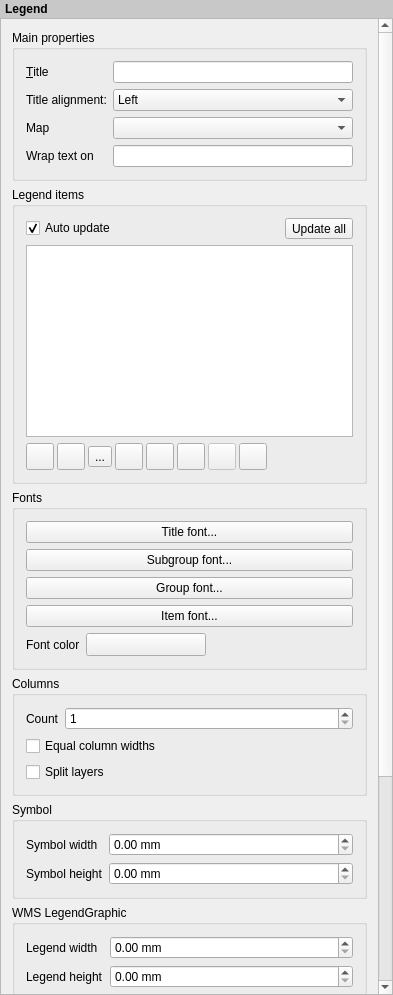
<?xml version="1.0" encoding="UTF-8"?>
<ui version="4.0">
 <class>QgsComposerLegendWidgetBase</class>
 <widget class="QWidget" name="QgsComposerLegendWidgetBase">
  <property name="geometry">
   <rect>
    <x>0</x>
    <y>0</y>
    <width>393</width>
    <height>995</height>
   </rect>
  </property>
  <property name="sizePolicy">
   <sizepolicy hsizetype="Expanding" vsizetype="Expanding">
    <horstretch>0</horstretch>
    <verstretch>0</verstretch>
   </sizepolicy>
  </property>
  <property name="windowTitle">
   <string>Legend Options</string>
  </property>
  <layout class="QVBoxLayout" name="verticalLayout">
   <property name="spacing">
    <number>0</number>
   </property>
   <property name="margin">
    <number>0</number>
   </property>
   <item>
    <widget class="QLabel" name="label_11">
     <property name="sizePolicy">
      <sizepolicy hsizetype="Preferred" vsizetype="Maximum">
       <horstretch>0</horstretch>
       <verstretch>0</verstretch>
      </sizepolicy>
     </property>
     <property name="styleSheet">
      <string notr="true">padding: 2px; font-weight: bold; background-color: rgb(200, 200, 200);</string>
     </property>
     <property name="text">
      <string>Legend</string>
     </property>
    </widget>
   </item>
   <item>
    <widget class="QScrollArea" name="scrollArea">
     <property name="frameShape">
      <enum>QFrame::StyledPanel</enum>
     </property>
     <property name="widgetResizable">
      <bool>true</bool>
     </property>
     <widget class="QWidget" name="scrollAreaWidgetContents">
      <property name="geometry">
       <rect>
        <x>0</x>
        <y>0</y>
        <width>375</width>
        <height>1273</height>
       </rect>
      </property>
      <layout class="QVBoxLayout" name="mainLayout">
       <item>
        <widget class="QgsCollapsibleGroupBoxBasic" name="mMainPropertiesColGroupBox">
         <property name="focusPolicy">
          <enum>Qt::StrongFocus</enum>
         </property>
         <property name="title">
          <string>Main properties</string>
         </property>
         <property name="syncGroup" stdset="0">
          <string notr="true">composeritem</string>
         </property>
         <property name="collapsed" stdset="0">
          <bool>false</bool>
         </property>
         <layout class="QFormLayout" name="formLayout">
          <property name="fieldGrowthPolicy">
           <enum>QFormLayout::AllNonFixedFieldsGrow</enum>
          </property>
          <property name="labelAlignment">
           <set>Qt::AlignLeading|Qt::AlignLeft|Qt::AlignVCenter</set>
          </property>
          <item row="0" column="0">
           <widget class="QLabel" name="mTitleLabel">
            <property name="text">
             <string>&amp;Title</string>
            </property>
            <property name="wordWrap">
             <bool>true</bool>
            </property>
            <property name="buddy">
             <cstring>mTitleLineEdit</cstring>
            </property>
           </widget>
          </item>
          <item row="0" column="1">
           <widget class="QLineEdit" name="mTitleLineEdit"/>
          </item>
          <item row="2" column="0">
           <widget class="QLabel" name="mMapLabel">
            <property name="text">
             <string>Map</string>
            </property>
            <property name="wordWrap">
             <bool>true</bool>
            </property>
           </widget>
          </item>
          <item row="2" column="1">
           <widget class="QComboBox" name="mMapComboBox"/>
          </item>
          <item row="3" column="0">
           <widget class="QLabel" name="label">
            <property name="text">
             <string>Wrap text on</string>
            </property>
            <property name="wordWrap">
             <bool>true</bool>
            </property>
           </widget>
          </item>
          <item row="3" column="1">
           <widget class="QLineEdit" name="mWrapCharLineEdit">
            <property name="frame">
             <bool>true</bool>
            </property>
           </widget>
          </item>
          <item row="1" column="0">
           <widget class="QLabel" name="label_15">
            <property name="text">
             <string>Title alignment:</string>
            </property>
           </widget>
          </item>
          <item row="1" column="1">
           <widget class="QComboBox" name="mTitleAlignCombo">
            <item>
             <property name="text">
              <string>Left</string>
             </property>
            </item>
            <item>
             <property name="text">
              <string>Center</string>
             </property>
            </item>
            <item>
             <property name="text">
              <string>Right</string>
             </property>
            </item>
           </widget>
          </item>
         </layout>
        </widget>
       </item>
       <item>
        <widget class="QgsCollapsibleGroupBoxBasic" name="mLegendItemColGroupBox">
         <property name="focusPolicy">
          <enum>Qt::StrongFocus</enum>
         </property>
         <property name="title">
          <string>Legend items</string>
         </property>
         <property name="syncGroup" stdset="0">
          <string notr="true">composeritem</string>
         </property>
         <property name="collapsed" stdset="0">
          <bool>false</bool>
         </property>
         <layout class="QVBoxLayout" name="verticalLayout_2">
          <item>
           <layout class="QHBoxLayout" name="horizontalLayout">
            <item>
             <widget class="QCheckBox" name="mCheckBoxAutoUpdate">
              <property name="text">
               <string>Auto update</string>
              </property>
              <property name="checked">
               <bool>true</bool>
              </property>
             </widget>
            </item>
            <item>
             <spacer name="horizontalSpacer_3">
              <property name="orientation">
               <enum>Qt::Horizontal</enum>
              </property>
              <property name="sizeHint" stdset="0">
               <size>
                <width>0</width>
                <height>20</height>
               </size>
              </property>
             </spacer>
            </item>
            <item>
             <widget class="QToolButton" name="mUpdateAllPushButton">
              <property name="toolTip">
               <string>Update whole legend. Layers are added/removed according to main application legend. User defined labels will be deleted.</string>
              </property>
              <property name="text">
               <string>Update all</string>
              </property>
             </widget>
            </item>
           </layout>
          </item>
          <item>
           <widget class="QgsLayerTreeView" name="mItemTreeView">
            <property name="selectionMode">
             <enum>QAbstractItemView::ContiguousSelection</enum>
            </property>
            <property name="wordWrap">
             <bool>false</bool>
            </property>
            <property name="headerHidden">
             <bool>false</bool>
            </property>
            <attribute name="headerVisible">
             <bool>true</bool>
            </attribute>
           </widget>
          </item>
          <item>
           <layout class="QHBoxLayout" name="horizontalLayout_2">
            <property name="spacing">
             <number>3</number>
            </property>
            <item>
             <widget class="QToolButton" name="mMoveDownToolButton">
              <property name="sizePolicy">
               <sizepolicy hsizetype="Preferred" vsizetype="Fixed">
                <horstretch>0</horstretch>
                <verstretch>0</verstretch>
               </sizepolicy>
              </property>
              <property name="text">
               <string/>
              </property>
              <property name="icon">
               <iconset resource="../../images/images.qrc">
                <normaloff>:/images/themes/default/mActionArrowDown.png</normaloff>:/images/themes/default/mActionArrowDown.png</iconset>
              </property>
              <property name="iconSize">
               <size>
                <width>20</width>
                <height>20</height>
               </size>
              </property>
             </widget>
            </item>
            <item>
             <widget class="QToolButton" name="mMoveUpToolButton">
              <property name="text">
               <string/>
              </property>
              <property name="icon">
               <iconset resource="../../images/images.qrc">
                <normaloff>:/images/themes/default/mActionArrowUp.png</normaloff>:/images/themes/default/mActionArrowUp.png</iconset>
              </property>
              <property name="iconSize">
               <size>
                <width>20</width>
                <height>20</height>
               </size>
              </property>
             </widget>
            </item>
            <item>
             <widget class="QToolButton" name="mAddGroupToolButton">
              <property name="toolTip">
               <string>Add group</string>
              </property>
              <property name="text">
               <string>...</string>
              </property>
              <property name="icon">
               <iconset resource="../../images/images.qrc">
                <normaloff>:/images/themes/default/mActionAddGroup.png</normaloff>:/images/themes/default/mActionAddGroup.png</iconset>
              </property>
             </widget>
            </item>
            <item>
             <widget class="QToolButton" name="mAddToolButton">
              <property name="text">
               <string/>
              </property>
              <property name="icon">
               <iconset resource="../../images/images.qrc">
                <normaloff>:/images/themes/default/mActionSignPlus.png</normaloff>:/images/themes/default/mActionSignPlus.png</iconset>
              </property>
              <property name="iconSize">
               <size>
                <width>20</width>
                <height>20</height>
               </size>
              </property>
             </widget>
            </item>
            <item>
             <widget class="QToolButton" name="mRemoveToolButton">
              <property name="text">
               <string/>
              </property>
              <property name="icon">
               <iconset resource="../../images/images.qrc">
                <normaloff>:/images/themes/default/symbologyRemove.png</normaloff>:/images/themes/default/symbologyRemove.png</iconset>
              </property>
              <property name="iconSize">
               <size>
                <width>20</width>
                <height>20</height>
               </size>
              </property>
             </widget>
            </item>
            <item>
             <widget class="QToolButton" name="mEditPushButton">
              <property name="text">
               <string/>
              </property>
              <property name="icon">
               <iconset resource="../../images/images.qrc">
                <normaloff>:/images/themes/default/symbologyEdit.png</normaloff>:/images/themes/default/symbologyEdit.png</iconset>
              </property>
              <property name="iconSize">
               <size>
                <width>20</width>
                <height>20</height>
               </size>
              </property>
             </widget>
            </item>
            <item>
             <widget class="QToolButton" name="mCountToolButton">
              <property name="enabled">
               <bool>false</bool>
              </property>
              <property name="toolTip">
               <string>Show feature count for each class of vector layer.</string>
              </property>
              <property name="text">
               <string/>
              </property>
              <property name="icon">
               <iconset resource="../../images/images.qrc">
                <normaloff>:/images/themes/default/mActionSum.png</normaloff>:/images/themes/default/mActionSum.png</iconset>
              </property>
              <property name="iconSize">
               <size>
                <width>20</width>
                <height>20</height>
               </size>
              </property>
              <property name="checkable">
               <bool>true</bool>
              </property>
             </widget>
            </item>
            <item>
             <widget class="QToolButton" name="mFilterByMapToolButton">
              <property name="toolTip">
               <string>Filter Legend By Map Content</string>
              </property>
              <property name="icon">
               <iconset resource="../../images/images.qrc">
                <normaloff>:/images/themes/default/mActionFilter.png</normaloff>:/images/themes/default/mActionFilter.png</iconset>
              </property>
              <property name="iconSize">
               <size>
                <width>20</width>
                <height>20</height>
               </size>
              </property>
              <property name="checkable">
               <bool>true</bool>
              </property>
             </widget>
            </item>
            <item>
             <spacer name="horizontalSpacer_4">
              <property name="orientation">
               <enum>Qt::Horizontal</enum>
              </property>
              <property name="sizeHint" stdset="0">
               <size>
                <width>0</width>
                <height>20</height>
               </size>
              </property>
             </spacer>
            </item>
           </layout>
          </item>
         </layout>
        </widget>
       </item>
       <item>
        <widget class="QgsCollapsibleGroupBoxBasic" name="mFontsColGroupBox">
         <property name="focusPolicy">
          <enum>Qt::StrongFocus</enum>
         </property>
         <property name="title">
          <string>Fonts</string>
         </property>
         <property name="syncGroup" stdset="0">
          <string notr="true">composeritem</string>
         </property>
         <property name="collapsed" stdset="0">
          <bool>true</bool>
         </property>
         <layout class="QVBoxLayout" name="verticalLayout_3">
          <item>
           <widget class="QPushButton" name="mTitleFontButton">
            <property name="sizePolicy">
             <sizepolicy hsizetype="Preferred" vsizetype="Fixed">
              <horstretch>0</horstretch>
              <verstretch>0</verstretch>
             </sizepolicy>
            </property>
            <property name="text">
             <string>Title font...</string>
            </property>
           </widget>
          </item>
          <item>
           <widget class="QPushButton" name="mLayerFontButton">
            <property name="text">
             <string>Subgroup font...</string>
            </property>
           </widget>
          </item>
          <item>
           <widget class="QPushButton" name="mGroupFontButton">
            <property name="text">
             <string>Group font...</string>
            </property>
           </widget>
          </item>
          <item>
           <widget class="QPushButton" name="mItemFontButton">
            <property name="text">
             <string>Item font...</string>
            </property>
           </widget>
          </item>
          <item>
           <layout class="QHBoxLayout" name="horizontalLayout_3">
            <item>
             <widget class="QLabel" name="label_16">
              <property name="text">
               <string>Font color</string>
              </property>
             </widget>
            </item>
            <item>
             <widget class="QgsColorButtonV2" name="mFontColorButton">
              <property name="minimumSize">
               <size>
                <width>120</width>
                <height>0</height>
               </size>
              </property>
              <property name="maximumSize">
               <size>
                <width>120</width>
                <height>16777215</height>
               </size>
              </property>
              <property name="text">
               <string/>
              </property>
             </widget>
            </item>
            <item>
             <spacer name="horizontalSpacer">
              <property name="orientation">
               <enum>Qt::Horizontal</enum>
              </property>
              <property name="sizeHint" stdset="0">
               <size>
                <width>40</width>
                <height>20</height>
               </size>
              </property>
             </spacer>
            </item>
           </layout>
          </item>
         </layout>
        </widget>
       </item>
       <item>
        <widget class="QgsCollapsibleGroupBoxBasic" name="mColumnsColGroupBox">
         <property name="focusPolicy">
          <enum>Qt::StrongFocus</enum>
         </property>
         <property name="title">
          <string>Columns</string>
         </property>
         <property name="syncGroup" stdset="0">
          <string notr="true">composeritem</string>
         </property>
         <property name="collapsed" stdset="0">
          <bool>true</bool>
         </property>
         <layout class="QFormLayout" name="formLayout_2">
          <property name="fieldGrowthPolicy">
           <enum>QFormLayout::AllNonFixedFieldsGrow</enum>
          </property>
          <property name="labelAlignment">
           <set>Qt::AlignLeading|Qt::AlignLeft|Qt::AlignVCenter</set>
          </property>
          <item row="1" column="0">
           <widget class="QLabel" name="label_2">
            <property name="text">
             <string>Count</string>
            </property>
           </widget>
          </item>
          <item row="1" column="1">
           <widget class="QgsSpinBox" name="mColumnCountSpinBox">
            <property name="prefix">
             <string/>
            </property>
            <property name="minimum">
             <number>1</number>
            </property>
            <property name="maximum">
             <number>1000</number>
            </property>
           </widget>
          </item>
          <item row="3" column="0" colspan="2">
           <widget class="QCheckBox" name="mEqualColumnWidthCheckBox">
            <property name="text">
             <string>Equal column widths</string>
            </property>
           </widget>
          </item>
          <item row="4" column="0" colspan="2">
           <widget class="QCheckBox" name="mSplitLayerCheckBox">
            <property name="toolTip">
             <string>Allow splitting layer items into multiple columns.</string>
            </property>
            <property name="text">
             <string>Split layers</string>
            </property>
           </widget>
          </item>
         </layout>
        </widget>
       </item>
       <item>
        <widget class="QgsCollapsibleGroupBoxBasic" name="mSymbolsColGroupBox">
         <property name="focusPolicy">
          <enum>Qt::StrongFocus</enum>
         </property>
         <property name="title">
          <string>Symbol</string>
         </property>
         <property name="syncGroup" stdset="0">
          <string notr="true">composeritem</string>
         </property>
         <property name="collapsed" stdset="0">
          <bool>true</bool>
         </property>
         <layout class="QFormLayout" name="formLayout_3">
          <property name="fieldGrowthPolicy">
           <enum>QFormLayout::AllNonFixedFieldsGrow</enum>
          </property>
          <property name="labelAlignment">
           <set>Qt::AlignLeading|Qt::AlignLeft|Qt::AlignVCenter</set>
          </property>
          <item row="0" column="0">
           <widget class="QLabel" name="label_3">
            <property name="text">
             <string>Symbol width</string>
            </property>
            <property name="wordWrap">
             <bool>true</bool>
            </property>
           </widget>
          </item>
          <item row="0" column="1">
           <widget class="QgsDoubleSpinBox" name="mSymbolWidthSpinBox">
            <property name="prefix">
             <string/>
            </property>
            <property name="suffix">
             <string> mm</string>
            </property>
            <property name="showClearButton">
             <bool>false</bool>
            </property>
           </widget>
          </item>
          <item row="1" column="0">
           <widget class="QLabel" name="label_4">
            <property name="text">
             <string>Symbol height</string>
            </property>
            <property name="wordWrap">
             <bool>true</bool>
            </property>
           </widget>
          </item>
          <item row="1" column="1">
           <widget class="QgsDoubleSpinBox" name="mSymbolHeightSpinBox">
            <property name="prefix">
             <string/>
            </property>
            <property name="suffix">
             <string> mm</string>
            </property>
            <property name="showClearButton">
             <bool>false</bool>
            </property>
           </widget>
          </item>
         </layout>
        </widget>
       </item>
       <item>
        <widget class="QgsCollapsibleGroupBoxBasic" name="mSymbolsColGroupBox_2">
         <property name="focusPolicy">
          <enum>Qt::StrongFocus</enum>
         </property>
         <property name="title">
          <string>WMS LegendGraphic</string>
         </property>
         <property name="syncGroup" stdset="0">
          <string notr="true">composeritem</string>
         </property>
         <property name="collapsed" stdset="0">
          <bool>true</bool>
         </property>
         <layout class="QFormLayout" name="formLayout_5">
          <property name="fieldGrowthPolicy">
           <enum>QFormLayout::AllNonFixedFieldsGrow</enum>
          </property>
          <property name="labelAlignment">
           <set>Qt::AlignLeading|Qt::AlignLeft|Qt::AlignVCenter</set>
          </property>
          <item row="0" column="0">
           <widget class="QLabel" name="label_13">
            <property name="text">
             <string>Legend width</string>
            </property>
            <property name="wordWrap">
             <bool>true</bool>
            </property>
           </widget>
          </item>
          <item row="0" column="1">
           <widget class="QgsDoubleSpinBox" name="mWmsLegendWidthSpinBox">
            <property name="prefix">
             <string/>
            </property>
            <property name="suffix">
             <string> mm</string>
            </property>
            <property name="maximum">
             <double>9999.000000000000000</double>
            </property>
            <property name="showClearButton">
             <bool>false</bool>
            </property>
           </widget>
          </item>
          <item row="1" column="0">
           <widget class="QLabel" name="label_14">
            <property name="text">
             <string>Legend height</string>
            </property>
            <property name="wordWrap">
             <bool>true</bool>
            </property>
           </widget>
          </item>
          <item row="1" column="1">
           <widget class="QgsDoubleSpinBox" name="mWmsLegendHeightSpinBox">
            <property name="prefix">
             <string/>
            </property>
            <property name="suffix">
             <string> mm</string>
            </property>
            <property name="maximum">
             <double>9999.000000000000000</double>
            </property>
            <property name="showClearButton">
             <bool>false</bool>
            </property>
           </widget>
          </item>
         </layout>
        </widget>
       </item>
       <item>
        <widget class="QgsCollapsibleGroupBoxBasic" name="mSpacingColGroupBox">
         <property name="focusPolicy">
          <enum>Qt::StrongFocus</enum>
         </property>
         <property name="title">
          <string>Spacing</string>
         </property>
         <property name="syncGroup" stdset="0">
          <string notr="true">composeritem</string>
         </property>
         <property name="collapsed" stdset="0">
          <bool>true</bool>
         </property>
         <layout class="QFormLayout" name="formLayout_4">
          <property name="fieldGrowthPolicy">
           <enum>QFormLayout::AllNonFixedFieldsGrow</enum>
          </property>
          <property name="labelAlignment">
           <set>Qt::AlignLeading|Qt::AlignLeft|Qt::AlignVCenter</set>
          </property>
          <item row="1" column="0">
           <widget class="QLabel" name="label_5">
            <property name="toolTip">
             <string>Space above text using group style.</string>
            </property>
            <property name="text">
             <string>Group Space</string>
            </property>
            <property name="wordWrap">
             <bool>true</bool>
            </property>
           </widget>
          </item>
          <item row="1" column="1">
           <widget class="QgsDoubleSpinBox" name="mGroupSpaceSpinBox">
            <property name="prefix">
             <string/>
            </property>
            <property name="suffix">
             <string> mm</string>
            </property>
           </widget>
          </item>
          <item row="2" column="0">
           <widget class="QLabel" name="label_6">
            <property name="toolTip">
             <string>Space above text using subgroup style.</string>
            </property>
            <property name="text">
             <string>Subgroup space</string>
            </property>
            <property name="wordWrap">
             <bool>true</bool>
            </property>
           </widget>
          </item>
          <item row="2" column="1">
           <widget class="QgsDoubleSpinBox" name="mLayerSpaceSpinBox">
            <property name="prefix">
             <string/>
            </property>
            <property name="suffix">
             <string> mm</string>
            </property>
           </widget>
          </item>
          <item row="3" column="0">
           <widget class="QLabel" name="label_7">
            <property name="toolTip">
             <string>Space above symbol and symbol label.</string>
            </property>
            <property name="text">
             <string>Symbol space</string>
            </property>
            <property name="wordWrap">
             <bool>true</bool>
            </property>
           </widget>
          </item>
          <item row="3" column="1">
           <widget class="QgsDoubleSpinBox" name="mSymbolSpaceSpinBox">
            <property name="prefix">
             <string/>
            </property>
            <property name="suffix">
             <string> mm</string>
            </property>
           </widget>
          </item>
          <item row="4" column="0">
           <widget class="QLabel" name="label_8">
            <property name="toolTip">
             <string>Space between symbol icon and symbol label (symbol label left margin).</string>
            </property>
            <property name="text">
             <string>Icon label space</string>
            </property>
            <property name="wordWrap">
             <bool>true</bool>
            </property>
           </widget>
          </item>
          <item row="4" column="1">
           <widget class="QgsDoubleSpinBox" name="mIconLabelSpaceSpinBox">
            <property name="prefix">
             <string/>
            </property>
            <property name="suffix">
             <string> mm</string>
            </property>
           </widget>
          </item>
          <item row="5" column="0">
           <widget class="QLabel" name="label_9">
            <property name="text">
             <string>Box space</string>
            </property>
            <property name="wordWrap">
             <bool>true</bool>
            </property>
           </widget>
          </item>
          <item row="5" column="1">
           <widget class="QgsDoubleSpinBox" name="mBoxSpaceSpinBox">
            <property name="prefix">
             <string/>
            </property>
            <property name="suffix">
             <string> mm</string>
            </property>
           </widget>
          </item>
          <item row="6" column="0">
           <widget class="QLabel" name="label_12">
            <property name="text">
             <string>Column space</string>
            </property>
           </widget>
          </item>
          <item row="6" column="1">
           <widget class="QgsDoubleSpinBox" name="mColumnSpaceSpinBox">
            <property name="prefix">
             <string/>
            </property>
            <property name="suffix">
             <string> mm</string>
            </property>
           </widget>
          </item>
          <item row="0" column="0">
           <widget class="QLabel" name="label_10">
            <property name="toolTip">
             <string>Space below title.</string>
            </property>
            <property name="text">
             <string>Title space</string>
            </property>
           </widget>
          </item>
          <item row="0" column="1">
           <widget class="QgsDoubleSpinBox" name="mTitleSpaceBottomSpinBox">
            <property name="toolTip">
             <string>Space below title.</string>
            </property>
            <property name="suffix">
             <string> mm</string>
            </property>
           </widget>
          </item>
         </layout>
        </widget>
       </item>
      </layout>
     </widget>
    </widget>
   </item>
  </layout>
 </widget>
 <layoutdefault spacing="6" margin="11"/>
 <customwidgets>
  <customwidget>
   <class>QgsColorButtonV2</class>
   <extends>QToolButton</extends>
   <header>qgscolorbuttonv2.h</header>
   <container>1</container>
  </customwidget>
  <customwidget>
   <class>QgsDoubleSpinBox</class>
   <extends>QDoubleSpinBox</extends>
   <header>qgsdoublespinbox.h</header>
  </customwidget>
  <customwidget>
   <class>QgsSpinBox</class>
   <extends>QSpinBox</extends>
   <header>qgsspinbox.h</header>
  </customwidget>
  <customwidget>
   <class>QgsCollapsibleGroupBoxBasic</class>
   <extends>QGroupBox</extends>
   <header location="global">qgscollapsiblegroupbox.h</header>
   <container>1</container>
  </customwidget>
  <customwidget>
   <class>QgsLayerTreeView</class>
   <extends>QTreeView</extends>
   <header>qgslayertreeview.h</header>
  </customwidget>
 </customwidgets>
 <tabstops>
  <tabstop>scrollArea</tabstop>
  <tabstop>mMainPropertiesColGroupBox</tabstop>
  <tabstop>mTitleLineEdit</tabstop>
  <tabstop>mTitleAlignCombo</tabstop>
  <tabstop>mMapComboBox</tabstop>
  <tabstop>mWrapCharLineEdit</tabstop>
  <tabstop>mLegendItemColGroupBox</tabstop>
  <tabstop>mCheckBoxAutoUpdate</tabstop>
  <tabstop>mUpdateAllPushButton</tabstop>
  <tabstop>mItemTreeView</tabstop>
  <tabstop>mMoveDownToolButton</tabstop>
  <tabstop>mMoveUpToolButton</tabstop>
  <tabstop>mAddGroupToolButton</tabstop>
  <tabstop>mAddToolButton</tabstop>
  <tabstop>mRemoveToolButton</tabstop>
  <tabstop>mEditPushButton</tabstop>
  <tabstop>mCountToolButton</tabstop>
  <tabstop>mFilterByMapToolButton</tabstop>
  <tabstop>mFontsColGroupBox</tabstop>
  <tabstop>mTitleFontButton</tabstop>
  <tabstop>mLayerFontButton</tabstop>
  <tabstop>mGroupFontButton</tabstop>
  <tabstop>mItemFontButton</tabstop>
  <tabstop>mFontColorButton</tabstop>
  <tabstop>mColumnsColGroupBox</tabstop>
  <tabstop>mColumnCountSpinBox</tabstop>
  <tabstop>mEqualColumnWidthCheckBox</tabstop>
  <tabstop>mSplitLayerCheckBox</tabstop>
  <tabstop>mSymbolsColGroupBox</tabstop>
  <tabstop>mSymbolWidthSpinBox</tabstop>
  <tabstop>mSymbolHeightSpinBox</tabstop>
  <tabstop>mSymbolsColGroupBox_2</tabstop>
  <tabstop>mWmsLegendWidthSpinBox</tabstop>
  <tabstop>mWmsLegendHeightSpinBox</tabstop>
  <tabstop>mSpacingColGroupBox</tabstop>
  <tabstop>mTitleSpaceBottomSpinBox</tabstop>
  <tabstop>mGroupSpaceSpinBox</tabstop>
  <tabstop>mLayerSpaceSpinBox</tabstop>
  <tabstop>mSymbolSpaceSpinBox</tabstop>
  <tabstop>mIconLabelSpaceSpinBox</tabstop>
  <tabstop>mBoxSpaceSpinBox</tabstop>
  <tabstop>mColumnSpaceSpinBox</tabstop>
 </tabstops>
 <resources>
  <include location="../../images/images.qrc"/>
 </resources>
 <connections/>
</ui>
